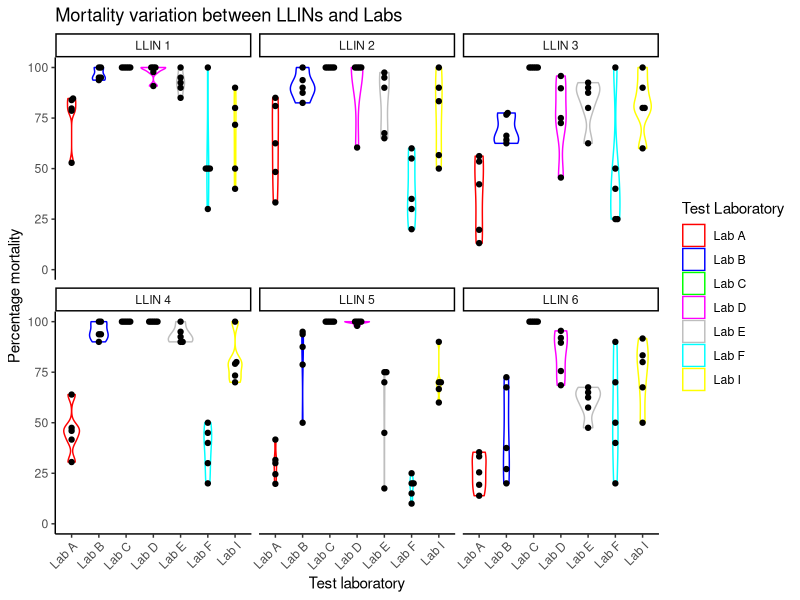

Generate this figure with R: (Note: this script raises an error after producing the figure.)
#How quantified variability was determined from WHO cone bioassay data  

#outputs
#visualisation of variability
#setting up data for binomial analysis
#summaries of binomial (bin) glmms (extract std. dev values from random effects) for quantified variability. 


###########################################################
#Input your directory and dataset
setwd("")
Vesterg.multilab.dat <- read.csv("Anonymised_Multilab_An.gambiae_only_dataset.csv")


#load packages 
library(ggplot2)
library(lme4)
library(lmtest)
library(lsmeans)
library(beeswarm)
library(ggbeeswarm)

#first line is code to check for rows with % mortality values >100 as quality check and second is code to remove any rows with moralities >100%
Vesterg.multilab.dat  <- subset(Vesterg.multilab.dat , perc_Mortality <= 100) 

#Trying to work out the different products (LLIN codes)
table(Vesterg.multilab.dat $LLIN_code)

#different sites
table(Vesterg.multilab.dat $Testing.lab_coded)


df <-data.frame(
  Product=Vesterg.multilab.dat$LLIN_code,
  Test_lab = Vesterg.multilab.dat$Testing.lab_coded
)

table(df)


###############################################################################
#observe spread of data - such as violin plots. geom_points adds raw data points to the plot

lab_colors <- c("Lab A" = "red", "Lab B" = "blue", "Lab C" = "green", "Lab D"= "magenta", 
                "Lab E"= "grey", "Lab F"="cyan", "Lab I"="yellow") 

ggplot(Vesterg.multilab.dat, aes(x = Testing.lab_coded, y = perc_Mortality, color = Testing.lab_coded)) + 
  geom_violin() +
  geom_beeswarm(color = "black", cex = 1.1) +
  labs(title = "Mortality variation between LLINs and Labs",
       x = "Test laboratory",
       y = "Percentage mortality") +
  ylim(0, 100) +
  facet_wrap(~ LLIN_code, nrow = 2) +  # Wrap into two rows
  scale_color_manual(name = "Test Laboratory", values = lab_colors) +
  guides(color = guide_legend(override.aes = list(size = 4))) +
  theme_classic() +  # Removes grid lines and gives a white background
  theme(axis.text.x = element_text(angle = 45, hjust = 1))




##################################################################################

#calculating raw dead numbers from proportion for bin glmms

#divide by 100 to get proportion not a percentage
Vesterg.multilab.dat  $proportionalmortality <-Vesterg.multilab.dat $perc_Mortality/100
#then multiple totmosquitoes by the proportion
Vesterg.multilab.dat  $Number.of.dead <-Vesterg.multilab.dat $Totmosquitoes * Vesterg.multilab.dat $proportionalmortality

#making sure number of deads are a integer
class(Vesterg.multilab.dat$Number.of.dead)
Vesterg.multilab.dat$Number.of.dead <- as.integer(round(Vesterg.multilab.dat$Number.of.dead))

any(!is.integer(Vesterg.multilab.dat$Number.of.dead))

#bin glmms


#with just test lab as a fixed effect
#Vesterg.multilab.glmm.TL <-glmer(cbind(Number.of.dead,Totmosquitoes-Number.of.dead)~  Testing.lab_coded + (1|LLIN_code) + (1|Netpiece) , data=Vesterg.multilab.dat, family="binomial")
#summary(Vesterg.multilab.glmm.TL)


######################################################################################

#subsetting by different labs for separate glmm analyses


#Lab A
#subsetting 
Vesterg.labA.dat<- subset(Vesterg.multilab.dat, Testing.lab_coded == "Lab A")


# Calculating the overall mean percent mortality
LabA_mean <- mean(Vesterg.labA.dat$perc_Mortality)

# Calculating the overall standard deviation of percent mortality
LabA_sd <- sd(Vesterg.labA.dat$perc_Mortality)

LabA_cv <- (LabA_sd / LabA_mean)

LabA_cv


#glmm
Vesterg.labA.glmm1 <-glmer(cbind(Number.of.dead,Totmosquitoes-Number.of.dead)~ 1 +  (Netpiece|LLIN_code) , data=Vesterg.labA.dat, family="binomial")
summary(Vesterg.labA.glmm1 )


#Lab B

Vesterg.labB.dat<- subset(Vesterg.multilab.dat, Testing.lab_coded == "Lab B")

# Calculating the overall mean percent mortality
LabB_mean <- mean(Vesterg.labB.dat$perc_Mortality)

# Calculating the overall standard deviation of percent mortality
LabB_sd <- sd(Vesterg.labB.dat$perc_Mortality)

LabB_cv <- (LabB_sd / LabB_mean)

LabB_cv


Vesterg.labB.glmm <-glmer(cbind(Number.of.dead,Totmosquitoes-Number.of.dead)~ 1 +  (1|LLIN_code) + (1|Netpiece) , data=Vesterg.labB.dat, family="binomial")
summary(Vesterg.labB.glmm )


#Lab C

Vesterg.labC.dat<- subset(Vesterg.multilab.dat, Testing.lab_coded == "Lab C")

# Calculating the overall mean percent mortality
LabC_mean <- mean(Vesterg.labC.dat$perc_Mortality)

# Calculating the overall standard deviation of percent mortality
LabC_sd <- sd(Vesterg.labC.dat$perc_Mortality)

LabC_cv <- (LabC_sd / LabC_mean)

LabC_cv


Vesterg.labC.glmm <-glmer(cbind(Number.of.dead,Totmosquitoes-Number.of.dead)~ 1 +  (1|LLIN_code) + (1|Netpiece) , data=Vesterg.labC.dat, family="binomial")
summary(Vesterg.labC.glmm )

#Lab D

Vesterg.labD.dat<- subset(Vesterg.multilab.dat, Testing.lab_coded == "Lab D")

# Calculating the overall mean percent mortality
LabD_mean <- mean(Vesterg.labD.dat$perc_Mortality)

# Calculating the overall standard deviation of percent mortality
LabD_sd <- sd(Vesterg.labD.dat$perc_Mortality)

LabD_cv <- (LabD_sd / LabD_mean)

LabD_cv


Vesterg.labD.glmm <-glmer(cbind(Number.of.dead,Totmosquitoes-Number.of.dead)~ 1 +  (1|LLIN_code) + (1|Netpiece) , data=Vesterg.labD.dat, family="binomial")
summary(Vesterg.labD.glmm )

#Lab E

Vesterg.labE.dat<- subset(Vesterg.multilab.dat, Testing.lab_coded == "Lab E")


# Calculating the overall mean percent mortality
LabE_mean <- mean(Vesterg.labE.dat$perc_Mortality)

# Calculating the overall standard deviation of percent mortality
LabE_sd <- sd(Vesterg.labE.dat$perc_Mortality)

LabE_cv <- (LabE_sd / LabE_mean)

LabE_cv


Vesterg.labE.glmm <-glmer(cbind(Number.of.dead,Totmosquitoes-Number.of.dead)~ 1 +  (1|LLIN_code) + (1|Netpiece) , data=Vesterg.labE.dat, family="binomial")
summary(Vesterg.labE.glmm )


#Lab F

Vesterg.labF.dat<- subset(Vesterg.multilab.dat, Testing.lab_coded == "Lab F")


# Calculating the overall mean percent mortality
LabF_mean <- mean(Vesterg.labF.dat$perc_Mortality)

# Calculating the overall standard deviation of percent mortality
LabF_sd <- sd(Vesterg.labF.dat$perc_Mortality)

LabF_cv <- (LabF_sd / LabF_mean)

LabF_cv

Vesterg.labF.glmm <-glmer(cbind(Number.of.dead,Totmosquitoes-Number.of.dead)~ 1 +  (1|LLIN_code) + (1|Netpiece) , data=Vesterg.labF.dat, family="binomial")
summary(Vesterg.labF.glmm )


#Lab I

Vesterg.labI.dat<- subset(Vesterg.multilab.dat, Testing.lab_coded == "Lab I")


# Calculating the overall mean percent mortality
LabI_mean <- mean(Vesterg.labI.dat$perc_Mortality)

# Calculating the overall standard deviation of percent mortality
LabI_sd <- sd(Vesterg.labI.dat$perc_Mortality)

LabI_cv <- (LabI_sd / LabI_mean)

LabI_cv

Vesterg.labI.glmm <-glmer(cbind(Number.of.dead,Totmosquitoes-Number.of.dead)~ 1 +  (Netpiece|LLIN_code) , data=Vesterg.labI.dat, family="binomial")
summary(Vesterg.labI.glmm )

hist(Vesterg.labI.dat$perc_Mortality)
###############################################################################

#removing out Lab C from the main dataset 

Vesterg.multilab.dat.new <- subset(Vesterg.multilab.dat, Testing.lab_coded != "Lab C") 

#######################################################################################

# get 0.6 and 0.3 SD Var from summary (rounded)
Vesterg.multilab.glmm.gambiae <-glmer(cbind(Number.of.dead,Totmosquitoes-Number.of.dead)~ Testing.lab_coded + (1|LLIN_code) + (1|Netpiece) , data=Vesterg.multilab.dat.new, family="binomial")
summary(Vesterg.multilab.glmm.gambiae)


Vesterg.multilab.glmm.gambiae1 <-glmer(cbind(Number.of.dead,Totmosquitoes-Number.of.dead)~ Testing.lab_coded +  (Netpiece|LLIN_code) , data=Vesterg.multilab.dat.new, family="binomial")
summary(Vesterg.multilab.glmm.gambiae1)

#using lrtest to determine explanatory power differences between the models
lrtest(Vesterg.multilab.glmm.gambiae,Vesterg.multilab.glmm.gambiae1)
